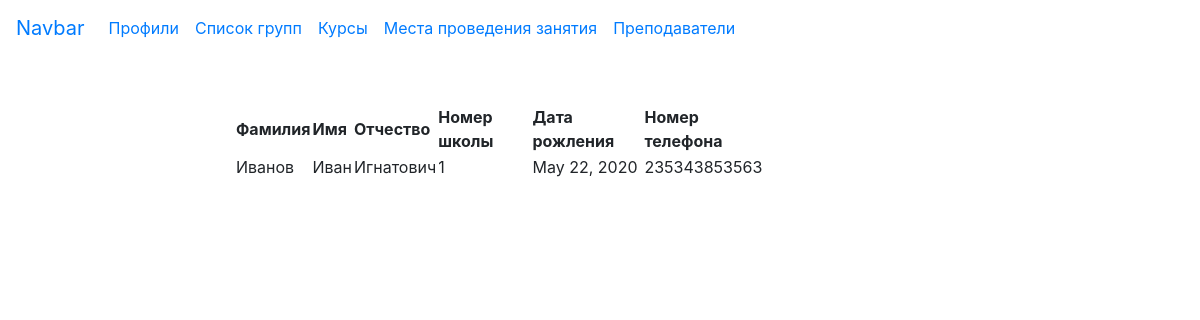
Screenshot of /userprofile/userprofile/1/ with the database file from the repository.
### userprofile/models.py (models this page shows, shortened)
class UserProfile(models.Model):
    id_profile = models.AutoField(primary_key=True)
    user = models.OneToOneField(User, on_delete=models.CASCADE)
    surname = models.CharField(max_length=100)
    name = models.CharField(max_length=100)
    patronymic = models.CharField(max_length=50)
    number_school = models.IntegerField()
    date_of_birth = models.DateField(null=True)
    ph_number = models.CharField(max_length=12)
    group = models.ManyToManyField('Group', blank=True, related_name='profiles')

### userprofile/views.py (the view)
# urls.py: path('userprofile/<int:id_profile>/', profile_detail, name='profile_detail_url'),
def profile_detail(request, id_profile):
    profile = get_object_or_404(UserProfile, id_profile=id_profile)
    return render(request, 'userprofile/profile_detail.html', {'profile': profile})

### userprofile/templates/userprofile/profile_detail.html (shortened to what this page needs)
{% extends 'userprofile/base_profile.html'%}
{% block content %}
<table>
    <tr>
        <th>Фамилия</th>
        <th>Имя</th>
        <th>Отчество</th>
        <th>Номер школы</th>
        <th>Дата рожления</th>
        <th>Номер телефона</th>
    </tr>
    <tr>
        <td>{{ profile.surname }}</td>
        <td>{{ profile.name }}</td>
        <td>{{ profile.patronymic }}</td>
        <td>{{ profile.number_school }}</td>
        <td>{{ profile.date_of_birth }}</td>
        <td>{{ profile.ph_number }}</td>
    </tr>
</table>
{% endblock %}

### rows the page displays
UserProfile: surname "Иванов", name "Иван", patronymic "Игнатович", number_school "1", date_of_birth "May 22, 2020", ph_number "235343853563"
